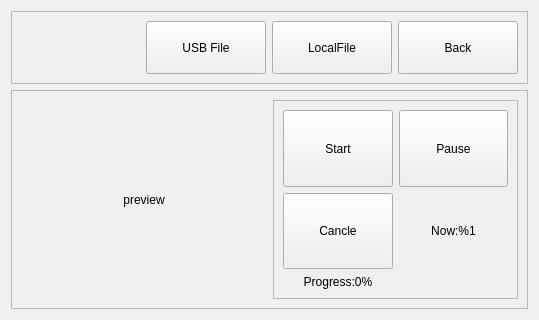
<?xml version="1.0" encoding="UTF-8"?>
<ui version="4.0">
 <class>PrintSet</class>
 <widget class="QWidget" name="PrintSet">
  <property name="geometry">
   <rect>
    <x>0</x>
    <y>0</y>
    <width>539</width>
    <height>320</height>
   </rect>
  </property>
  <property name="windowTitle">
   <string>Form</string>
  </property>
  <layout class="QVBoxLayout" name="verticalLayout" stretch="1,3">
   <item>
    <widget class="QFrame" name="frame_2">
     <property name="minimumSize">
      <size>
       <width>0</width>
       <height>0</height>
      </size>
     </property>
     <property name="maximumSize">
      <size>
       <width>16777215</width>
       <height>16777215</height>
      </size>
     </property>
     <property name="frameShape">
      <enum>QFrame::StyledPanel</enum>
     </property>
     <property name="frameShadow">
      <enum>QFrame::Raised</enum>
     </property>
     <layout class="QHBoxLayout" name="horizontalLayout_2">
      <item>
       <spacer name="horizontalSpacer">
        <property name="orientation">
         <enum>Qt::Horizontal</enum>
        </property>
        <property name="sizeHint" stdset="0">
         <size>
          <width>358</width>
          <height>17</height>
         </size>
        </property>
       </spacer>
      </item>
      <item>
       <widget class="QPushButton" name="btnUSBFile">
        <property name="sizePolicy">
         <sizepolicy hsizetype="Minimum" vsizetype="Expanding">
          <horstretch>0</horstretch>
          <verstretch>0</verstretch>
         </sizepolicy>
        </property>
        <property name="minimumSize">
         <size>
          <width>120</width>
          <height>0</height>
         </size>
        </property>
        <property name="text">
         <string>USB File</string>
        </property>
       </widget>
      </item>
      <item>
       <widget class="QPushButton" name="btnLoadFile">
        <property name="sizePolicy">
         <sizepolicy hsizetype="Expanding" vsizetype="Expanding">
          <horstretch>0</horstretch>
          <verstretch>0</verstretch>
         </sizepolicy>
        </property>
        <property name="minimumSize">
         <size>
          <width>120</width>
          <height>0</height>
         </size>
        </property>
        <property name="text">
         <string>LocalFile</string>
        </property>
       </widget>
      </item>
      <item>
       <widget class="QPushButton" name="btnBack">
        <property name="sizePolicy">
         <sizepolicy hsizetype="Expanding" vsizetype="Expanding">
          <horstretch>0</horstretch>
          <verstretch>0</verstretch>
         </sizepolicy>
        </property>
        <property name="minimumSize">
         <size>
          <width>120</width>
          <height>0</height>
         </size>
        </property>
        <property name="text">
         <string>Back</string>
        </property>
       </widget>
      </item>
     </layout>
    </widget>
   </item>
   <item>
    <widget class="QFrame" name="frame_3">
     <property name="minimumSize">
      <size>
       <width>0</width>
       <height>125</height>
      </size>
     </property>
     <property name="frameShape">
      <enum>QFrame::StyledPanel</enum>
     </property>
     <property name="frameShadow">
      <enum>QFrame::Raised</enum>
     </property>
     <layout class="QHBoxLayout" name="horizontalLayout">
      <item>
       <widget class="QLabel" name="labelPreview">
        <property name="text">
         <string>preview</string>
        </property>
        <property name="alignment">
         <set>Qt::AlignCenter</set>
        </property>
       </widget>
      </item>
      <item>
       <widget class="QFrame" name="frame">
        <property name="frameShape">
         <enum>QFrame::StyledPanel</enum>
        </property>
        <property name="frameShadow">
         <enum>QFrame::Raised</enum>
        </property>
        <layout class="QGridLayout" name="gridLayout">
         <item row="1" column="0">
          <widget class="QPushButton" name="btnCancle">
           <property name="sizePolicy">
            <sizepolicy hsizetype="Minimum" vsizetype="Expanding">
             <horstretch>0</horstretch>
             <verstretch>0</verstretch>
            </sizepolicy>
           </property>
           <property name="text">
            <string>Cancle</string>
           </property>
          </widget>
         </item>
         <item row="0" column="0">
          <widget class="QPushButton" name="btnStart">
           <property name="sizePolicy">
            <sizepolicy hsizetype="Minimum" vsizetype="Expanding">
             <horstretch>0</horstretch>
             <verstretch>0</verstretch>
            </sizepolicy>
           </property>
           <property name="text">
            <string>Start</string>
           </property>
          </widget>
         </item>
         <item row="0" column="1">
          <widget class="QPushButton" name="btnRecovery">
           <property name="sizePolicy">
            <sizepolicy hsizetype="Minimum" vsizetype="Expanding">
             <horstretch>0</horstretch>
             <verstretch>0</verstretch>
            </sizepolicy>
           </property>
           <property name="text">
            <string>Pause</string>
           </property>
          </widget>
         </item>
         <item row="2" column="0">
          <widget class="QLabel" name="labelProgress">
           <property name="text">
            <string>Progress:0%</string>
           </property>
           <property name="alignment">
            <set>Qt::AlignCenter</set>
           </property>
          </widget>
         </item>
         <item row="1" column="1">
          <widget class="QLabel" name="labelCurrentLayer">
           <property name="text">
            <string>Now:%1</string>
           </property>
           <property name="alignment">
            <set>Qt::AlignCenter</set>
           </property>
           <property name="wordWrap">
            <bool>false</bool>
           </property>
          </widget>
         </item>
        </layout>
       </widget>
      </item>
     </layout>
    </widget>
   </item>
  </layout>
 </widget>
 <resources/>
 <connections/>
</ui>
